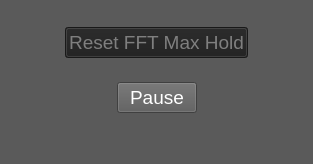
<?xml version="1.0" encoding="UTF-8"?>
<ui version="4.0">
 <class>MainWindow</class>
 <widget class="QMainWindow" name="MainWindow">
  <property name="geometry">
   <rect>
    <x>0</x>
    <y>0</y>
    <width>313</width>
    <height>164</height>
   </rect>
  </property>
  <property name="windowTitle">
   <string>Sound Waveform Inspect</string>
  </property>
  <property name="styleSheet">
   <string notr="true">*:disabled {
	background-color:rgb(30, 30, 30);	
	color: rgb(127, 127, 127);
}
*{
	background-color: rgb(90, 90, 90);
	color: white;
}
QLabel:disabled {
	background-color: rgb(90, 90, 90);
}
QGroupBox{
	border: 1px solid rgb(70, 70, 70);
	margin-top: 1em;
	color: rgb(255, 255, 255);
}
QGroupBox:disabled {
	background-color: rgb(90, 90, 90);
}
QGroupBox::title {
	background-color: rgb(90, 90, 90);
    	top: -0.8em;
    	left: 1em;
}
QMenu::item{
	background-color: rgb(90, 90, 90);
	color: white;
}

QMenuBar::item:selected{
	color: cyan;
}
QMenu::item:selected {
	color: cyan;
}
QToolTip{
	background-color: whitesmoke;
	color:black;
}</string>
  </property>
  <widget class="QWidget" name="centralwidget">
   <layout class="QVBoxLayout" name="verticalLayout">
    <item>
     <layout class="QHBoxLayout" name="horizontalLayout">
      <item>
       <spacer name="horizontalSpacer">
        <property name="orientation">
         <enum>Qt::Horizontal</enum>
        </property>
        <property name="sizeHint" stdset="0">
         <size>
          <width>40</width>
          <height>20</height>
         </size>
        </property>
       </spacer>
      </item>
      <item>
       <widget class="QPushButton" name="btnResetFFTMaxHold">
        <property name="enabled">
         <bool>false</bool>
        </property>
        <property name="font">
         <font>
          <pointsize>14</pointsize>
         </font>
        </property>
        <property name="text">
         <string>Reset FFT Max Hold</string>
        </property>
       </widget>
      </item>
      <item>
       <spacer name="horizontalSpacer_2">
        <property name="orientation">
         <enum>Qt::Horizontal</enum>
        </property>
        <property name="sizeHint" stdset="0">
         <size>
          <width>40</width>
          <height>20</height>
         </size>
        </property>
       </spacer>
      </item>
     </layout>
    </item>
    <item>
     <layout class="QHBoxLayout" name="horizontalLayout_2">
      <item>
       <spacer name="horizontalSpacer_3">
        <property name="orientation">
         <enum>Qt::Horizontal</enum>
        </property>
        <property name="sizeHint" stdset="0">
         <size>
          <width>40</width>
          <height>20</height>
         </size>
        </property>
       </spacer>
      </item>
      <item>
       <widget class="QPushButton" name="btnPauseContinue">
        <property name="font">
         <font>
          <pointsize>14</pointsize>
         </font>
        </property>
        <property name="text">
         <string>Pause</string>
        </property>
       </widget>
      </item>
      <item>
       <spacer name="horizontalSpacer_4">
        <property name="orientation">
         <enum>Qt::Horizontal</enum>
        </property>
        <property name="sizeHint" stdset="0">
         <size>
          <width>40</width>
          <height>20</height>
         </size>
        </property>
       </spacer>
      </item>
     </layout>
    </item>
   </layout>
  </widget>
  <widget class="QMenuBar" name="menubar">
   <property name="geometry">
    <rect>
     <x>0</x>
     <y>0</y>
     <width>313</width>
     <height>21</height>
    </rect>
   </property>
  </widget>
  <widget class="QStatusBar" name="statusbar"/>
 </widget>
 <resources/>
 <connections/>
</ui>
